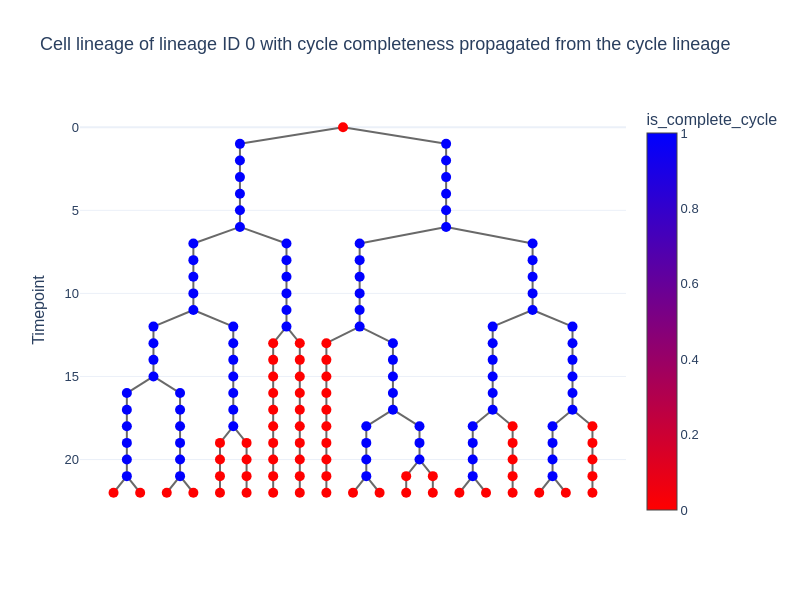

Here is the notebook cell this chart was saved with:
### Code cell
lin0.plot(
    title=(
        "Cell lineage of lineage ID 0 with cycle completeness propagated from the "
        "cycle lineage"
    ),
    node_hover_props=["cell_id", "is_complete_cycle"],
    node_colormap_prop="is_complete_cycle",
    node_colormap="Bluered_r",
    node_marker_style={"size": 10},
    width=800,
    height=600,
    show_legend=False,
)

### Figure 1 — Plotly figure (JSON) as saved in the notebook; plotly's stock layout.template omitted (floating-point values rounded to 4 significant figures; data arrays with more than 128 entries replaced by an {"elided": "..."} marker saying what was removed)
{"data": [{"line": {"color": "dimgrey"}, "mode": "lines", "name": "Edges", "text": {"elided": "453 str values"}, "type": "scatter", "x": {"elided": "453 float values"}, "y": {"elided": "453 int values"}}, {"customdata": {"elided": "152 int values"}, "hoverinfo": "text", "hovertemplate": "%{text}", "marker": {"color": {"elided": "152 int values"}, "colorbar": {"title": {"text": "is_complete_cycle"}}, "colorscale": [[0, "rgb(255,0,0)"], [1, "rgb(0,0,255)"]], "line": {"width": 0}, "opacity": 1, "size": 10}, "mode": "markers", "name": "lineage_id: 0", "text": {"elided": "152 str values"}, "type": "scatter", "x": {"elided": "152 float values"}, "y": {"elided": "152 int values"}}], "layout": {"height": 600, "hovermode": "closest", "showlegend": false, "title": {"text": "Cell lineage of lineage ID 0 with cycle completeness propagated from the cycle lineage"}, "width": 800, "xaxis": {"showgrid": false, "showline": false, "showticklabels": false, "ticks": "", "zeroline": false}, "yaxis": {"autorange": "reversed", "rangemode": "normal", "showgrid": true, "showline": false, "ticks": "", "title": {"text": "Timepoint"}, "zeroline": true}}}
